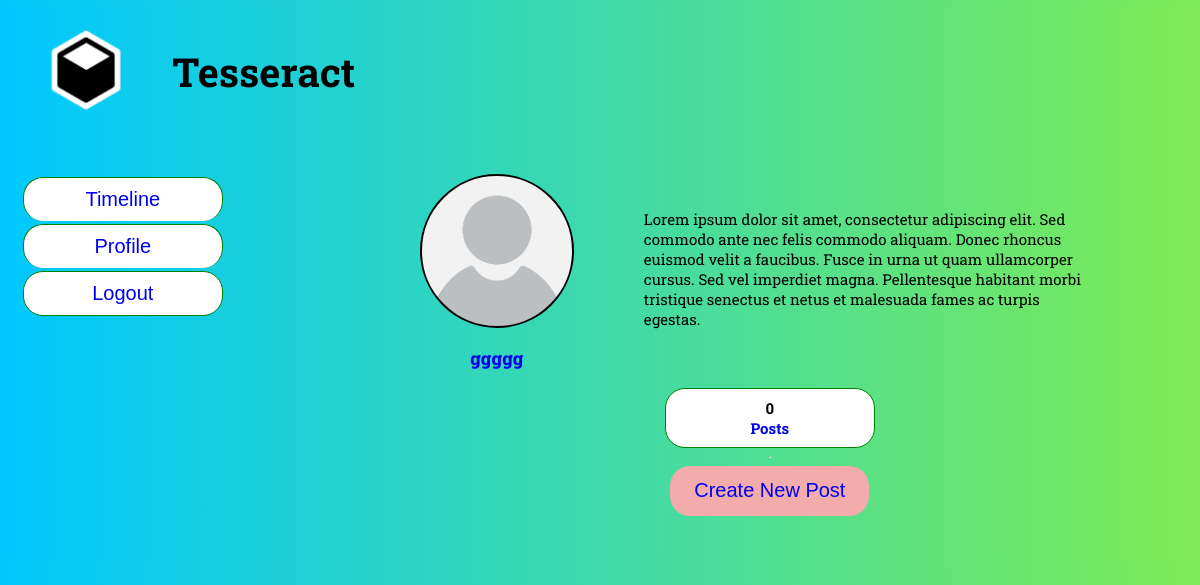
The app's page /profile/54, older data.
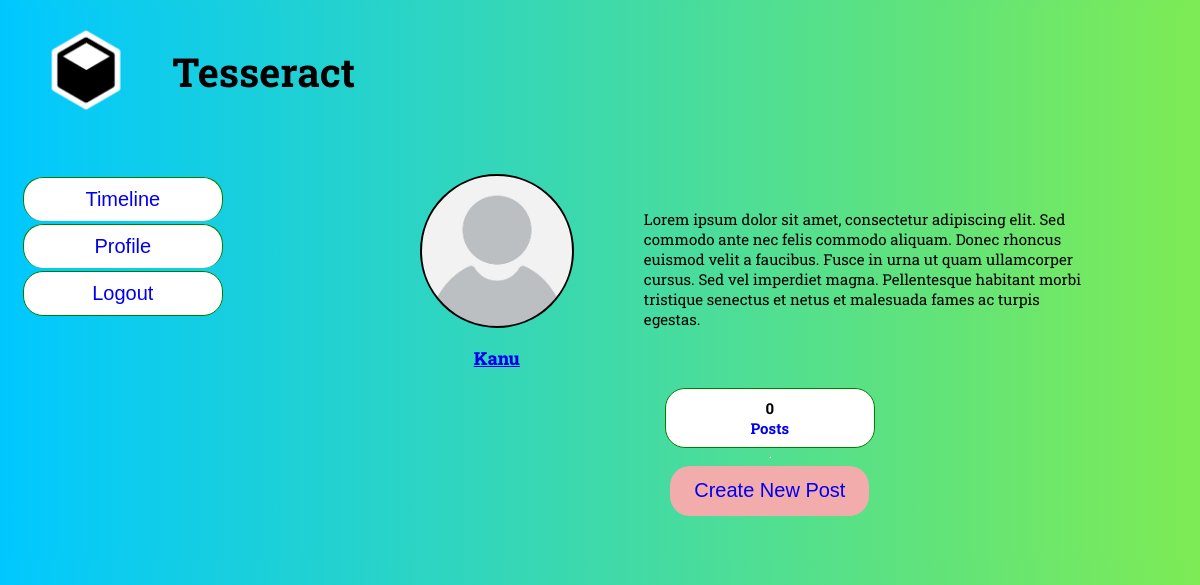
The same page, newer data.
### tables this page shows
CREATE TABLE users (
    user_id INTEGER PRIMARY KEY AUTOINCREMENT,
    username TEXT NOT NULL,
    pass_word TEXT NOT NULL,
    bio TEXT NOT NULL DEFAULT "Lorem ipsum dolor sit amet, consectetur adipiscing elit. Sed commodo ante nec felis commodo aliquam. Donec rhoncus euismod velit a faucibus. Fusce in urna ut quam ullamcorper cursus. Sed vel imperdiet magna. Pellentesque habitant morbi tristique senectus et netus et malesuada fames ac turpis egestas.",
    pic LONGBLOB NOT NULL DEFAULT "static/unk.jpg"
);

### app.py (the view)
@app.route("/profile/<int:user_id>", methods=['GET', 'POST'])
def profile(user_id):
    user = get_user(user_id)
    conn = get_db_connection()
    post_count = conn.execute('SELECT COUNT(*) FROM posts WHERE user_id = ?', (user_id,)).fetchone()[0]
    conn.close()
    return render_template('profile.html', user=user, post_count=post_count)

### app.py (called while the page is built)
def get_db_connection():
    conn = sqlite3.connect('database.db')
    conn.row_factory = sqlite3.Row
    return conn

def get_user(user_id):
    conn = get_db_connection()
    post = conn.execute('SELECT * FROM users WHERE user_id = ?',
                        (user_id,)).fetchone()
    conn.close()
    if post is None:
        abort(404)
    return post

### templates/profile.html (shortened to what this page needs)
<!DOCTYPE html>
<html>
<head>
    <link rel="stylesheet" type="text/css" href="{{ url_for('static', filename='profile.css') }}">
</head>
<body>
    <div class="container">
        <div class="top">
            <div class="logo">
                <img src="{{ url_for('static', filename='logo.png') }} " alt="logo">
            </div>
            <div class="titl">
                <h1>Tesseract</h1>
            </div>
        </div>
        <div class="bottom">
            <div class="btn-group">
                <button><a style="text-decoration: none" href="{{ url_for('timeline', user_id = user['user_id']) }}"><span>Timeline</span></a></button>
                <button><a style="text-decoration: none" href="{{ url_for('profile', user_id = user['user_id']) }}"><span>Profile</span></a></button>
                <button><a style="text-decoration: none" href="{{ url_for('login') }}"><span>Logout</span></a></button>
            </div>
            <div class="prof">
                <div class="profTop">
                    <div class="imgName">
                        <div class="circular-image" style="background-image: url('{{ url_for('static', filename='unk.jpg') }}');">
                            </div>
                        <a href="{{ url_for('edit_profile', user_id=user[0]) }}">
                        <div class="name">
                            <p>{{ user[1] }}</p>
                        </div>
                        </a>
                    </div>
                    <div class="bio">
                        <p>{{ user[3] }}</p>
                    </div>
                </div>
                <div class="profBottom">
                    <button>
                        <h4>{{ post_count }}</h4>
                        <a style="text-decoration: none" href="{{ url_for('profileposts', user_id = user['user_id']) }}"><h4>Posts</h4></a>
                    </button>
                </div>
                <hr>
                <div class="butto">
                    <button><a style="text-decoration: none" href="{{ url_for('create', user_id = user['user_id']) }}"><span>Create New Post</span></a></button>
                </div>
            </div>
        </div>
    </div>
</body>
</html>

Row changes from the older to the newer data that the page shows:
changed users: username "ggggg" → "Kanu"
